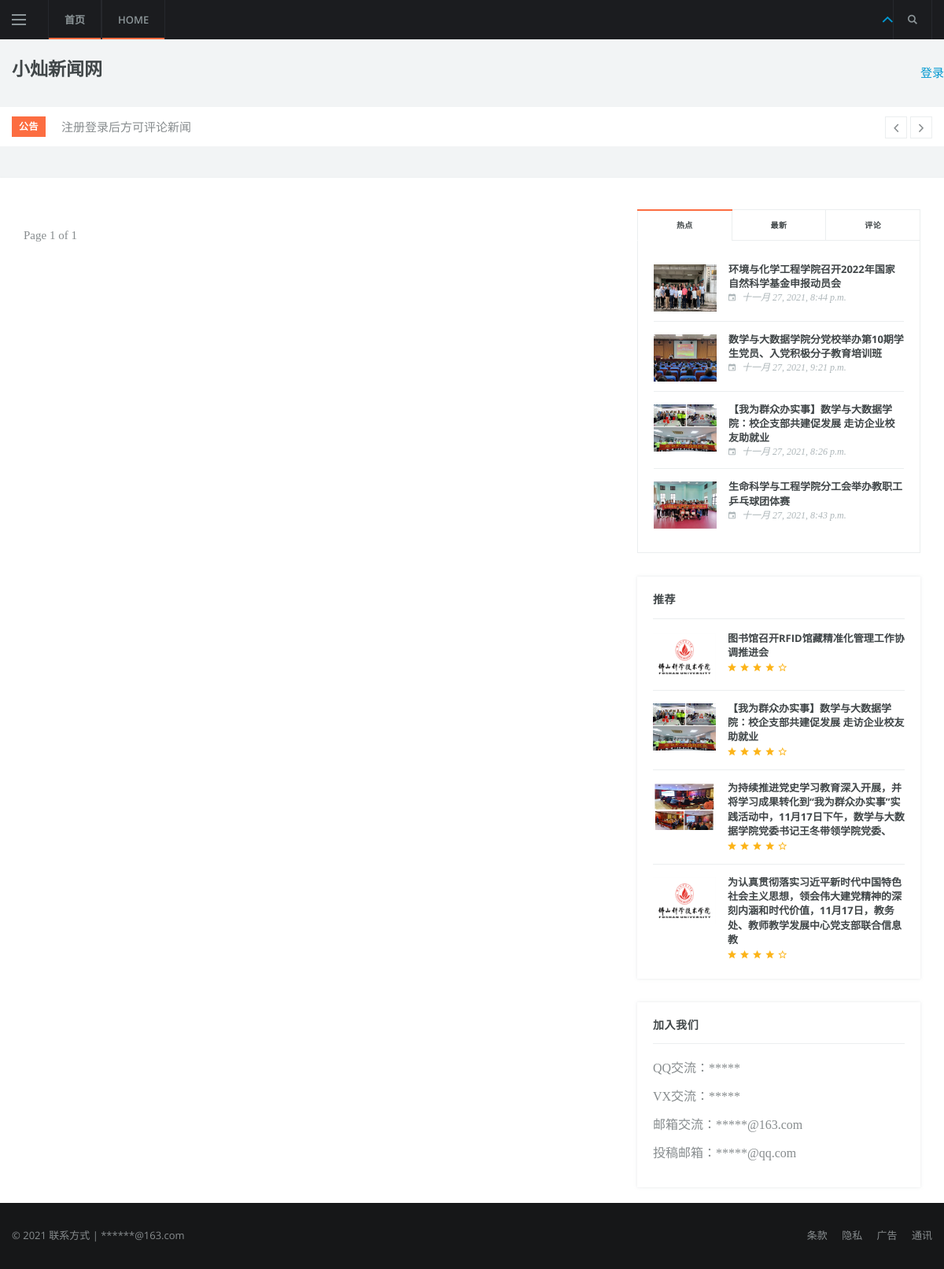
The app's page /daohang/学校/ with its own data.
### new/models.py (models this page shows, shortened)
class news(models.Model):
    title = models.CharField('标题', max_length=70)
    excerpt = models.TextField('摘要', max_length=200, blank=True)
    category = models.ForeignKey(Category, on_delete=models.DO_NOTHING, verbose_name='分类', blank=True, null=True)
    tags = models.ManyToManyField(Tag, verbose_name='标签', blank=True)
    img = models.ImageField(upload_to='article_img/%Y/%m/%d/', verbose_name='封面图片', blank=True, null=True)
    content = RichTextUploadingField(verbose_name='正文')
    user = models.ForeignKey(User, on_delete=models.CASCADE, verbose_name='作者')
    tui = models.ForeignKey(Tui, on_delete=models.DO_NOTHING, verbose_name='推荐位', blank=True, null=True)
    views = models.PositiveIntegerField('阅读量', default=0)
    created_time = models.DateTimeField('发布时间', auto_now_add=True)
    modified_time = models.DateTimeField('修改时间', auto_now=True)
    class Meta:
        verbose_name = '文章详情'
        verbose_name_plural = '文章管理'

### new/views.py (the view)
# urls.py: path('daohang/<str:class_name>/', views.news_show, name='news_show'),
def news_show(request, class_name):
    try:
        redian = news.objects.order_by('-views')[:4]
        zuixin = news.objects.order_by('-created_time')[:4]
        pinglun = Comment.objects.order_by('-created')[:4]
        tuijian = news.objects.order_by('tui')[:4]
        class_name = news.objects.filter(category__name=class_name)
        paginator = Paginator(class_name, 2)
        page = request.GET.get('page')
        try:
            contacts = paginator.page(page)
        except PageNotAnInteger:
            contacts = paginator.page(1)
        except EmptyPage:
            contacts = paginator.page(paginator.num_pages)
        return render(request, 'news/show.html', {'redian' :redian,
        'zuixin' :zuixin,
        'pinglun' :pinglun,
        'tuijian' :tuijian,
        'contacts' :contacts})
    except:
        return HttpResponse("news_show没有找到数据！!")

### templates/news/show.html (shortened to what this page needs)
{% extends "base.html" %} {% load static %}
{% block content %}
<div class="main-container container mt-40" id="main-container">
    <div class="row">
        <div class="col-lg-8 blog__content mb-30">
            <br>
            <div >
			    <span >
			 		 Page {{ contacts.number }} of {{ contacts.paginator.num_pages }}
			    </span>
			</div>
        </div>
        <aside class="col-lg-4 sidebar sidebar--right">
            <div class="widget widget-tabpost">
                <div class="tabs widget-tabpost__tabs">
                    <ul class="tabs__list widget-tabpost__tabs-list">
                        <li class="tabs__item widget-tabpost__tabs-item tabs__item--active">
                            <a href="#tab-trending" class="tabs__url tabs__trigger widget-tabpost__tabs-url">热点</a>
                        </li>
                        <li class="tabs__item widget-tabpost__tabs-item">
                            <a href="#tab-latest"
                               class="tabs__url tabs__trigger widget-tabpost__tabs-url">最新</a>
                        </li>
                        <li class="tabs__item widget-tabpost__tabs-item">
                            <a href="#tab-comments" class="tabs__url tabs__trigger widget-tabpost__tabs-url">评论</a>
                        </li>
                    </ul>
                    <div class="tabs__content tabs__content-trigger widget-tabpost__tabs-content">
                        <div class="tabs__content-pane tabs__content-pane--active" id="tab-trending">
                            <ul class="post-list-small">
                                {% for new in redian %}
                                <li class="post-list-small__item">
                                    <article class="post-list-small__entry clearfix">
                                        <div class="post-list-small__img-holder">
                                            <div class="thumb-container thumb-75">
                                                <a href="{% url 'news:news_detail' new.id %}">
                                                    <img data-src="/media/{{new.img}}"
                                                         src="/media/{{new.img}}" alt="" class=" lazyload">
                                                </a>
                                            </div>
                                        </div>
                                        <div class="post-list-small__body">
                                            <h3 class="post-list-small__entry-title">
                                                <a href="{% url 'news:news_detail' new.id %}">{{new.title}}</a>
                                            </h3>
                                            <ul class="entry__meta">
                                                <li class="entry__meta-date">
                                                    <i class="ui-date"></i>
                                                    {{new.modified_time}}
                                                </li>
                                            </ul>
                                        </div>
                                    </article>
                                </li>
                                {% endfor %}
                            </ul>
                        </div>
                    </div>
                </div>
            </div>
            <div class="widget widget-reviews">
                <h4 class="widget-title">推荐</h4>
                <ul class="post-list-small">
                    {% for new in tuijian%}
                    <li class="post-list-small__item">
                        <article class="post-list-small__entry clearfix">
                            <div class="post-list-small__img-holder">
                                <div class="thumb-container thumb-75">
                                    <a href="{% url 'news:news_detail' new.id %}">
                                        <img data-src="/media/{{new.img}}"
                                             src="/media/{{new.img}}" alt="" class=" lazyload">
                                    </a>
                                </div>
                            </div>
                            <div class="post-list-small__body">
                                <h3 class="post-list-small__entry-title">
                                    <a href="{% url 'news:news_detail' new.id %}">{{new.title}}</a>
                                </h3>
                                <ul class="entry__meta">
                                    <li class="entry__meta-rating">
                                        <i class="ui-star"></i>
                                        <i class="ui-star"></i>
                                        <i class="ui-star"></i>
                                        <i class="ui-star"></i>
                                        <i class="ui-star-outline"></i>
                                    </li>
                                </ul>
                            </div>
                        </article>
                    </li>
                    {% endfor %}
                </ul>
            </div>
            <div class="widget">
                <h4 class="widget-title">加入我们</h4>
                <div class="tweets-container">
                    <div id="tweets">
                        <p>QQ交流：*****</p>
                        <p>VX交流：*****</p>
                        <p>邮箱交流：*****@163.com</p>
                        <p>投稿邮箱：*****@qq.com</p>
                    </div>
                </div>
            </div>
        </aside>
    </div>
</div>
{% endblock content %}

### templates/base.html (shortened to what this page needs)
{% load static %}
<html lang="en">
<head>
    <link rel="stylesheet" href="{% static 'css/bootstrap.min.css' %}"/>
    <link rel="stylesheet" href="{% static 'css/font-icons.css' %}"/>
    <link rel="stylesheet" href="{% static 'css/style.css' %}"/>
</head>
{% include 'header.html' %}
{% block content %}
{% endblock content %}
{% include 'footer.html' %}
</body>
</html>

### templates/header.html (shortened to what this page needs)
<body class="bg-light">
<main class="main oh" id="main">
    <header class="nav">
        <div class="nav__holder nav--sticky">
            <div class="container relative">
                <div class="flex-parent">
                    <button class="nav-icon-toggle" id="nav-icon-toggle" aria-label="Open side menu">
              <span class="nav-icon-toggle__box">
                <span class="nav-icon-toggle__inner"></span>
              </span>
                    </button>
                    <nav class="flex-child nav__wrap d-none d-lg-block">
                        <ul class="nav__menu">
                            <li class="active">
                                <a href=' http://127.0.0.1:8000/ '>首页</a>
                            </li>
                            <li class="active">
                                <a href="http://127.0.0.1:8000/">HOME</a>
                            </li>
                        </ul>
                    </nav>
                    <div class="nav__right nav--align-right d-lg-flex">
                        <div >
                                <a href="#top" ><i class="ui-arrow-up"></i></a>
                        </div>
                        <div class="nav__right-item nav__search">
                            <a href="#" class="nav__search-trigger" id="nav__search-trigger">
                                <i class="ui-search nav__search-trigger-icon"></i>
                            </a>
                        </div>
                    </div>
                </div>
            </div>
        </div>
    </header>
    <div class="header">
        <div class="container">
            <div class="flex-parent align-items-center">
                <a href="http://127.0.0.1:8000/" class="logo d-none d-lg-block" >
                    <h3>小灿新闻网</h3>
                </a>
                <div class="text-center">
                    <ul class="row">
                        {% if user.is_authenticated %}
                        <li class="nav-item dropdown">
                            <a class="nav-link dropdown-toggle" href="#" id="navbarDropdown" role="button"
                               data-toggle="dropdown" aria-haspopup="true" aria-expanded="false" font_size=25>
                                {{ user.username }}&nbsp&nbsp&nbsp&nbsp&nbsp
                            </a>
                        <li class="nav-item">
                            <a class="nav-link" href='{% url "userprofile:logout" %}'>退出登录</a>
                        </li>
                        </li>
                        {% else %}
                        <li class="nav-item">
                            <a class="nav-link" href="{% url 'userprofile:login' %}">登录</a>
                        </li>
                        {% endif %}
                    </ul>
                </div>
            </div>
        </div>
    </div>
    <div class="trending-now">
        <div class="container relative">
            <span class="trending-now__label">公告</span>
            <ul class="newsticker">
                <li class="newsticker__item"><a  class="newsticker__item-url">注册登录后方可评论新闻</a></li>
            </ul>
            <div class="newsticker-buttons">
                <button class="newsticker-button newsticker-button--prev" id="newsticker-button--prev"
                        aria-label="next article"><i class="ui-arrow-left"></i></button>
                <button class="newsticker-button newsticker-button--next" id="newsticker-button--next"
                        aria-label="previous article"><i class="ui-arrow-right"></i></button>
            </div>
        </div>
    </div>
</main>

### templates/footer.html
<footer class="footer footer--dark">
    <div class="footer__bottom">
        <div class="container">
            <div class="row">
                <div class="col-lg-7 order-lg-2 text-right text-md-center">
                    <div class="widget widget_nav_menu">
                        <ul>
                            <li><a href="#">条款</a></li>
                            <li><a href="#">隐私</a></li>
                            <li><a href="#">广告</a></li>
                            <li><a href="#">通讯</a></li>
                        </ul>
                    </div>
                </div>
                <div class="col-lg-5 order-lg-1 text-md-center">
              <span class="copyright">
                &copy; 2021 联系方式 | ******@163.com <a href="http://www.dedeask.com"></a>
              </span>
                </div>
            </div>
        </div>
    </div>
</footer>

### records on screen
news: img (picture), title "环境与化学工程学院召开2022年国家自然科学基金申报动员会", modified_time "十一月 27, 2021, 8:44 p.m."
news: img (picture), title "数学与大数据学院分党校举办第10期学生党员、入党积极分子教育培训班", modified_time "十一月 27, 2021, 9:21 p.m."
news: img (picture), title "【我为群众办实事】数学与大数据学院：校企支部共建促发展 走访企业校友助就业", modified_time "十一月 27, 2021, 8:26 p.m."
news: img (picture), title "生命科学与工程学院分工会举办教职工乒乓球团体赛", modified_time "十一月 27, 2021, 8:43 p.m."
news: img (placeholder picture), title "图书馆召开RFID馆藏精准化管理工作协调推进会"
news: img (picture), title "为持续推进党史学习教育深入开展，并将学习成果转化到“我为群众办实事”实践活动中，11月17日下午，数学与大数据学院党委书记王冬带领学院党委、"
news: img (picture), title "为认真贯彻落实习近平新时代中国特色社会主义思想，领会伟大建党精神的深刻内涵和时代价值，11月17日，教务处、教师教学发展中心党支部联合信息教"

### other values on screen
{{ contacts.number }} "1"
{{ contacts.paginator.num_pages }} "1"
